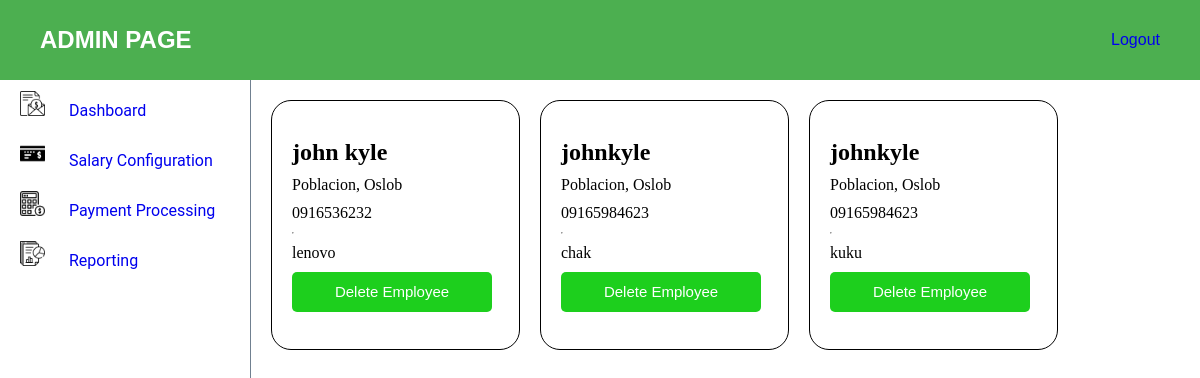
Page /admin-dashboard on the earlier database version.
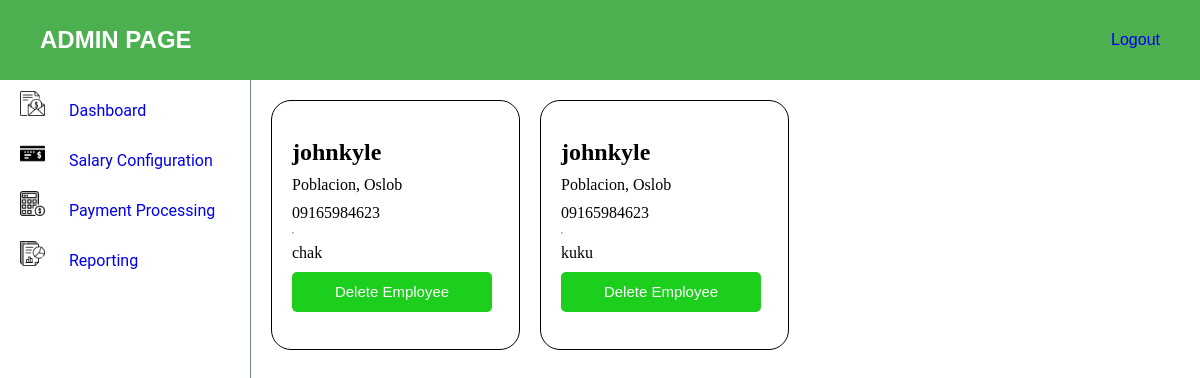
Same page on the later database version.
### myapp/models.py (models this page shows, shortened)
class Employee(AbstractUser):
    name = models.CharField(max_length=255)
    email = models.EmailField()
    contact = models.CharField(max_length=15)
    address = models.TextField()
    username = models.CharField(max_length=255, unique=True)
    password = models.CharField(max_length=128)
    groups = models.ManyToManyField('auth.Group', related_name='employee_groups', blank=True)
    user_permissions = models.ManyToManyField('auth.Permission', related_name='employee_permissions', blank=True)

### myapp/views.py (the view)
# urls.py: path("admin-dashboard", views.admin_view, name="admin_view"),
def admin_view(request):
    employees = Employee.objects.all()
    return render(request, 'admin-view/admin.html', {
        'employees' : employees
    })

### myapp/templates/admin-view/admin.html (shortened to what this page needs)
{% load static %}
<!DOCTYPE html>
<html lang="en">
<head>
    <link rel="stylesheet" href="{% static 'css/navbar.css' %}">
    <link rel="stylesheet" href="{% static 'css/dashboard.css' %}">
    <link rel="stylesheet" href="{% static 'css/admin.css' %}">
    <link rel="stylesheet" href="{% static 'css/admin-dashboard.css' %}">
</head>
<body>
    <div class="admin-header">
        <h2>ADMIN PAGE</h2>
        <a href="{% url 'user_login' %}">Logout</a>
    </div>
    <div class="page-content">
        <aside class="aside-content">
            <ul class="aside-nav">
                <li class="aside-nav-items"><a href="{% url 'admin_view' %}">
                    <img class="sidenav-logo" src="{% static 'images/salary.png' %}" alt="logo">
                    Dashboard
                </a></li>
                <li class="aside-nav-items"><a href="{% url 'salary_config' %}">
                    <img class="sidenav-logo" src="{% static 'images/bank-check.png' %}" alt="logo">
                    Salary Configuration
                </a></li>
                <li class="aside-nav-items"><a href="{% url 'payment_proc' %}">
                    <img class="sidenav-logo" src="{% static 'images/calculator.png' %}" alt="logo">
                    Payment Processing
                </a></li>
                <li class="aside-nav-items"><a href="{% url 'reporting' %}">
                    <img class="sidenav-logo" src="{% static 'images/report.png' %}" alt="logo">
                    Reporting
                </a></li>
            </ul>
        </aside>
        <section class="admin-content">
            <div class="card-container">
                {% for employee in employees %}
                    <div class="card-content">
                        <h1>{{ employee.name }}</h1>
                        <p>{{ employee.address }}</p>
                        <p>{{ employee.contact }}</p>
                        <hr>
                        <p>{{ employee.username }}</p>
                        <a href="{% url 'delete_employee' username=employee.username %}"><button>Delete Employee</button></a>
                    </div>
                {% endfor %}
            </div>
        </section>
    </div>
</body>
</html>

Differences in the rows shown:
removed Employee: name "john kyle", address "Poblacion, Oslob", contact "0916536232", username "lenovo"
